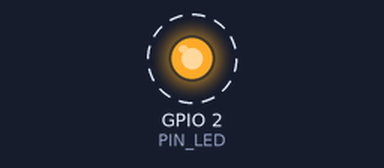
Simulated run of this program. Board: ESP32. On the bench: output pins drawn as LEDs (lit = HIGH). Dashed ring = blinking. What the program prints to the serial monitor is not drawn.

Above: at 0.2 s.
Timing chart, 0 to 3.0 s (numbered marks = the images above):
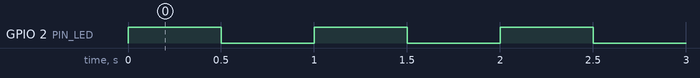

The program:

main.cpp
```cpp
#include <Arduino.h>

// Ejemplo para ESP32-DevKitC.
// El monitor serial confirma que el codigo se cargo (tengas LED o no).
// GPIO2 parpadea si tu placa tiene LED integrado (clones DOIT).

const int PIN_LED = 2;     // GPIO2
int contador = 0;          // cuenta los segundos

void setup() {
  Serial.begin(115200);              // Iniciamos el monitor serial a 115200 baudios
  pinMode(PIN_LED, OUTPUT);          // Configuramos GPIO2 como salida
  Serial.println("ESP32 arrancando..."); // Mensaje de arranque
}

void loop() {
  digitalWrite(PIN_LED, HIGH);       // Encendemos GPIO2
  delay(500);
  digitalWrite(PIN_LED, LOW);        // Apagamos GPIO2
  delay(500);

  contador++;                        // Sumamos 1
  Serial.print("Tecnia Bot funcionando! Segundos: ");
  Serial.println(contador);          // Mostramos el contador en el monitor serial
}
```

Measured:
- by itself, GPIO 2 (PIN_LED): alternates HIGH for 0.50 s and LOW for 0.50 s
